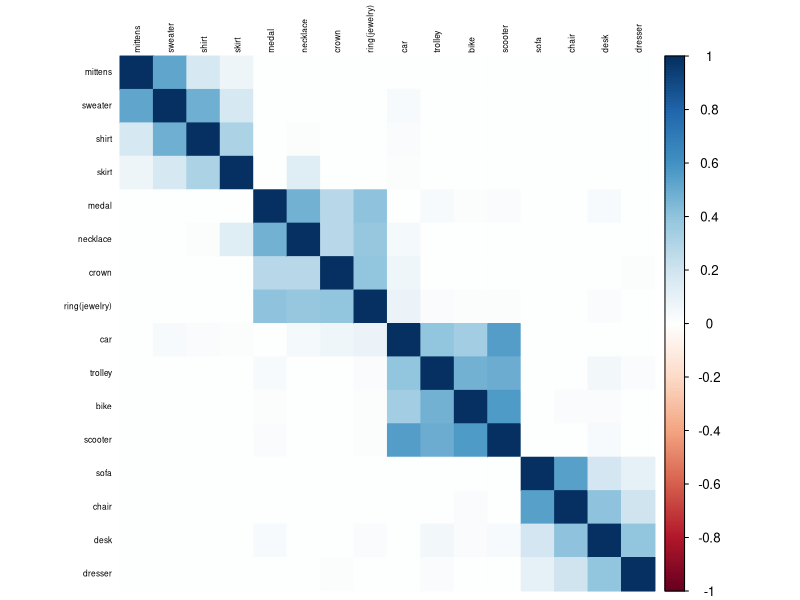

The R script that drew this image:
setwd('/Users/leichen/Research project/Predictive memory')
library(readxl)
library(tidyverse)
library(corrplot)
library(pheatmap)
library(stats)
first <- data.frame(read_excel('cos_matrix_brm_IFR.xlsx', sheet = '1st_200'))
second <- data.frame(read_excel('cos_matrix_brm_IFR.xlsx', sheet = '2nd_200'))
third <- data.frame(read_excel('cos_matrix_brm_IFR.xlsx',sheet = 'last_141'))
similarityMatrix <- merge(first,second, by = 'CONCEPT')
similarityMatrix <- merge(similarityMatrix,third, by = 'CONCEPT')
rownames(similarityMatrix) <- similarityMatrix[,1]
similarityMatrix <- similarityMatrix[,-1]
similarityMatrix <- as.matrix(similarityMatrix)
colnames(similarityMatrix)[394] <- 'ring(jewelry)'
rownames(similarityMatrix)[394] <- 'ring(jewelry)'



#Concept Selection: 1. hammer screwdriver hoe rake 2. toaster kettle oven dishwasher 3. bear deer squirrel hamster 4. guitar, harp, flute, harmonica

## Select 'sofa','desk','chair','dresser','bike','car','trolley','scooter','crown','ring(jewelry)','medal','necklace','shirt','skirt','mittens','sweater'

concept <- c('sofa','desk','chair','dresser','bike','car','trolley','scooter','crown','ring(jewelry)','medal','necklace','shirt','skirt','mittens','sweater')

correlationMatrix <- similarityMatrix[concept,concept]
corrplot(correlationMatrix, order = 'hclust', type = 'full', method = 'color',tl.col = 'black', tl.cex = 0.5)

colnames(correlationMatrix) <- c('a3','a1','a2','a4','b1','b2','b3','b4','c2','c1','c3','c4','d1','d2','d3', 'd4')
rownames(correlationMatrix) <- c('a3','a1','a2','a4','b1','b2','b3','b4','c2','c1','c3','c4','d1','d2','d3', 'd4')
